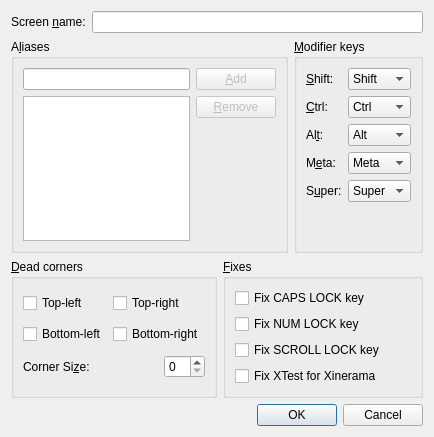
<?xml version="1.0" encoding="UTF-8"?>
<ui version="4.0">
 <class>ScreenSettingsDialogBase</class>
 <widget class="QDialog" name="ScreenSettingsDialogBase">
  <property name="geometry">
   <rect>
    <x>0</x>
    <y>0</y>
    <width>434</width>
    <height>437</height>
   </rect>
  </property>
  <property name="windowTitle">
   <string>Screen Settings</string>
  </property>
  <layout class="QVBoxLayout">
   <item>
    <layout class="QHBoxLayout">
     <item>
      <widget class="QLabel" name="label_7">
       <property name="text">
        <string>Screen &amp;name:</string>
       </property>
       <property name="buddy">
        <cstring>m_pLineEditName</cstring>
       </property>
      </widget>
     </item>
     <item>
      <widget class="QLineEdit" name="m_pLineEditName"/>
     </item>
    </layout>
   </item>
   <item>
    <layout class="QHBoxLayout">
     <item>
      <widget class="QGroupBox" name="m_pGroupAliases">
       <property name="enabled">
        <bool>true</bool>
       </property>
       <property name="title">
        <string>A&amp;liases</string>
       </property>
       <property name="checked">
        <bool>false</bool>
       </property>
       <layout class="QGridLayout">
        <item row="0" column="0">
         <widget class="QLineEdit" name="m_pLineEditAlias"/>
        </item>
        <item row="0" column="1">
         <widget class="QPushButton" name="m_pButtonAddAlias">
          <property name="enabled">
           <bool>false</bool>
          </property>
          <property name="text">
           <string>&amp;Add</string>
          </property>
         </widget>
        </item>
        <item row="1" column="0" rowspan="2">
         <widget class="QListWidget" name="m_pListAliases">
          <property name="selectionMode">
           <enum>QAbstractItemView::ExtendedSelection</enum>
          </property>
         </widget>
        </item>
        <item row="1" column="1">
         <widget class="QPushButton" name="m_pButtonRemoveAlias">
          <property name="enabled">
           <bool>false</bool>
          </property>
          <property name="text">
           <string>&amp;Remove</string>
          </property>
         </widget>
        </item>
        <item row="2" column="1">
         <spacer>
          <property name="orientation">
           <enum>Qt::Vertical</enum>
          </property>
          <property name="sizeHint" stdset="0">
           <size>
            <width>20</width>
            <height>126</height>
           </size>
          </property>
         </spacer>
        </item>
       </layout>
      </widget>
     </item>
     <item>
      <widget class="QGroupBox" name="m_pGroupModifiers">
       <property name="title">
        <string>&amp;Modifier keys</string>
       </property>
       <property name="checked">
        <bool>false</bool>
       </property>
       <layout class="QGridLayout">
        <item row="0" column="0">
         <widget class="QLabel" name="label_2">
          <property name="text">
           <string>&amp;Shift:</string>
          </property>
          <property name="buddy">
           <cstring>m_pComboBoxShift</cstring>
          </property>
         </widget>
        </item>
        <item row="0" column="1">
         <widget class="QComboBox" name="m_pComboBoxShift">
          <item>
           <property name="text">
            <string>Shift</string>
           </property>
          </item>
          <item>
           <property name="text">
            <string>Ctrl</string>
           </property>
          </item>
          <item>
           <property name="text">
            <string>Alt</string>
           </property>
          </item>
          <item>
           <property name="text">
            <string>Meta</string>
           </property>
          </item>
          <item>
           <property name="text">
            <string>Super</string>
           </property>
          </item>
          <item>
           <property name="text">
            <string>None</string>
           </property>
          </item>
         </widget>
        </item>
        <item row="1" column="0">
         <widget class="QLabel" name="label_3">
          <property name="text">
           <string>&amp;Ctrl:</string>
          </property>
          <property name="buddy">
           <cstring>m_pComboBoxCtrl</cstring>
          </property>
         </widget>
        </item>
        <item row="1" column="1">
         <widget class="QComboBox" name="m_pComboBoxCtrl">
          <property name="currentIndex">
           <number>1</number>
          </property>
          <item>
           <property name="text">
            <string>Shift</string>
           </property>
          </item>
          <item>
           <property name="text">
            <string>Ctrl</string>
           </property>
          </item>
          <item>
           <property name="text">
            <string>Alt</string>
           </property>
          </item>
          <item>
           <property name="text">
            <string>Meta</string>
           </property>
          </item>
          <item>
           <property name="text">
            <string>Super</string>
           </property>
          </item>
          <item>
           <property name="text">
            <string>None</string>
           </property>
          </item>
         </widget>
        </item>
        <item row="2" column="0">
         <widget class="QLabel" name="label_4">
          <property name="text">
           <string>Al&amp;t:</string>
          </property>
          <property name="buddy">
           <cstring>m_pComboBoxAlt</cstring>
          </property>
         </widget>
        </item>
        <item row="2" column="1">
         <widget class="QComboBox" name="m_pComboBoxAlt">
          <property name="currentIndex">
           <number>2</number>
          </property>
          <item>
           <property name="text">
            <string>Shift</string>
           </property>
          </item>
          <item>
           <property name="text">
            <string>Ctrl</string>
           </property>
          </item>
          <item>
           <property name="text">
            <string>Alt</string>
           </property>
          </item>
          <item>
           <property name="text">
            <string>Meta</string>
           </property>
          </item>
          <item>
           <property name="text">
            <string>Super</string>
           </property>
          </item>
          <item>
           <property name="text">
            <string>None</string>
           </property>
          </item>
         </widget>
        </item>
        <item row="3" column="0">
         <widget class="QLabel" name="label_5">
          <property name="text">
           <string>M&amp;eta:</string>
          </property>
          <property name="buddy">
           <cstring>m_pComboBoxMeta</cstring>
          </property>
         </widget>
        </item>
        <item row="3" column="1">
         <widget class="QComboBox" name="m_pComboBoxMeta">
          <property name="currentIndex">
           <number>3</number>
          </property>
          <item>
           <property name="text">
            <string>Shift</string>
           </property>
          </item>
          <item>
           <property name="text">
            <string>Ctrl</string>
           </property>
          </item>
          <item>
           <property name="text">
            <string>Alt</string>
           </property>
          </item>
          <item>
           <property name="text">
            <string>Meta</string>
           </property>
          </item>
          <item>
           <property name="text">
            <string>Super</string>
           </property>
          </item>
          <item>
           <property name="text">
            <string>None</string>
           </property>
          </item>
         </widget>
        </item>
        <item row="4" column="0">
         <widget class="QLabel" name="label_6">
          <property name="text">
           <string>S&amp;uper:</string>
          </property>
          <property name="buddy">
           <cstring>m_pComboBoxSuper</cstring>
          </property>
         </widget>
        </item>
        <item row="4" column="1">
         <widget class="QComboBox" name="m_pComboBoxSuper">
          <property name="currentIndex">
           <number>4</number>
          </property>
          <item>
           <property name="text">
            <string>Shift</string>
           </property>
          </item>
          <item>
           <property name="text">
            <string>Ctrl</string>
           </property>
          </item>
          <item>
           <property name="text">
            <string>Alt</string>
           </property>
          </item>
          <item>
           <property name="text">
            <string>Meta</string>
           </property>
          </item>
          <item>
           <property name="text">
            <string>Super</string>
           </property>
          </item>
          <item>
           <property name="text">
            <string>None</string>
           </property>
          </item>
         </widget>
        </item>
        <item row="5" column="0">
         <spacer>
          <property name="orientation">
           <enum>Qt::Vertical</enum>
          </property>
          <property name="sizeHint" stdset="0">
           <size>
            <width>20</width>
            <height>40</height>
           </size>
          </property>
         </spacer>
        </item>
       </layout>
      </widget>
     </item>
    </layout>
   </item>
   <item>
    <layout class="QHBoxLayout">
     <item>
      <widget class="QGroupBox" name="m_pGroupSwitchCorners">
       <property name="title">
        <string>&amp;Dead corners</string>
       </property>
       <property name="checked">
        <bool>false</bool>
       </property>
       <layout class="QGridLayout">
        <item row="0" column="0">
         <widget class="QCheckBox" name="m_pCheckBoxCornerTopLeft">
          <property name="text">
           <string>Top-left</string>
          </property>
         </widget>
        </item>
        <item row="0" column="1">
         <widget class="QCheckBox" name="m_pCheckBoxCornerTopRight">
          <property name="text">
           <string>Top-right</string>
          </property>
         </widget>
        </item>
        <item row="1" column="0">
         <widget class="QCheckBox" name="m_pCheckBoxCornerBottomLeft">
          <property name="text">
           <string>Bottom-left</string>
          </property>
         </widget>
        </item>
        <item row="1" column="1">
         <widget class="QCheckBox" name="m_pCheckBoxCornerBottomRight">
          <property name="text">
           <string>Bottom-right</string>
          </property>
         </widget>
        </item>
        <item row="2" column="0" colspan="2">
         <layout class="QHBoxLayout">
          <item>
           <widget class="QLabel" name="label">
            <property name="text">
             <string>Corner Si&amp;ze:</string>
            </property>
            <property name="buddy">
             <cstring>m_pSpinBoxSwitchCornerSize</cstring>
            </property>
           </widget>
          </item>
          <item>
           <spacer>
            <property name="orientation">
             <enum>Qt::Horizontal</enum>
            </property>
            <property name="sizeHint" stdset="0">
             <size>
              <width>40</width>
              <height>20</height>
             </size>
            </property>
           </spacer>
          </item>
          <item>
           <widget class="QSpinBox" name="m_pSpinBoxSwitchCornerSize"/>
          </item>
         </layout>
        </item>
       </layout>
      </widget>
     </item>
     <item>
      <widget class="QGroupBox" name="m_pGroupFixes">
       <property name="title">
        <string>&amp;Fixes</string>
       </property>
       <property name="checked">
        <bool>false</bool>
       </property>
       <layout class="QGridLayout">
        <item row="0" column="0">
         <widget class="QCheckBox" name="m_pCheckBoxCapsLock">
          <property name="text">
           <string>Fix CAPS LOCK key</string>
          </property>
         </widget>
        </item>
        <item row="1" column="0">
         <widget class="QCheckBox" name="m_pCheckBoxNumLock">
          <property name="text">
           <string>Fix NUM LOCK key</string>
          </property>
         </widget>
        </item>
        <item row="2" column="0">
         <widget class="QCheckBox" name="m_pCheckBoxScrollLock">
          <property name="text">
           <string>Fix SCROLL LOCK key</string>
          </property>
         </widget>
        </item>
        <item row="3" column="0">
         <widget class="QCheckBox" name="m_pCheckBoxXTest">
          <property name="text">
           <string>Fix XTest for Xinerama</string>
          </property>
          <property name="checked">
           <bool>false</bool>
          </property>
         </widget>
        </item>
        <item row="4" column="0">
         <spacer>
          <property name="orientation">
           <enum>Qt::Vertical</enum>
          </property>
          <property name="sizeHint" stdset="0">
           <size>
            <width>20</width>
            <height>40</height>
           </size>
          </property>
         </spacer>
        </item>
       </layout>
      </widget>
     </item>
    </layout>
   </item>
   <item>
    <spacer>
     <property name="orientation">
      <enum>Qt::Vertical</enum>
     </property>
     <property name="sizeHint" stdset="0">
      <size>
       <width>20</width>
       <height>40</height>
      </size>
     </property>
    </spacer>
   </item>
   <item>
    <widget class="QDialogButtonBox" name="m_pButtonBox">
     <property name="orientation">
      <enum>Qt::Horizontal</enum>
     </property>
     <property name="standardButtons">
      <set>QDialogButtonBox::Cancel|QDialogButtonBox::Ok</set>
     </property>
    </widget>
   </item>
  </layout>
 </widget>
 <resources/>
 <connections>
  <connection>
   <sender>m_pButtonBox</sender>
   <signal>accepted()</signal>
   <receiver>ScreenSettingsDialogBase</receiver>
   <slot>accept()</slot>
   <hints>
    <hint type="sourcelabel">
     <x>222</x>
     <y>502</y>
    </hint>
    <hint type="destinationlabel">
     <x>157</x>
     <y>274</y>
    </hint>
   </hints>
  </connection>
  <connection>
   <sender>m_pButtonBox</sender>
   <signal>rejected()</signal>
   <receiver>ScreenSettingsDialogBase</receiver>
   <slot>reject()</slot>
   <hints>
    <hint type="sourcelabel">
     <x>290</x>
     <y>508</y>
    </hint>
    <hint type="destinationlabel">
     <x>286</x>
     <y>274</y>
    </hint>
   </hints>
  </connection>
 </connections>
</ui>
